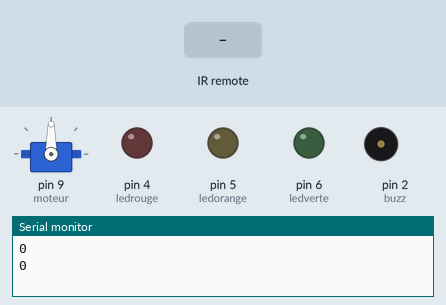
Simulated run of this sketch. Board: Arduino Uno, built with avr-gcc and run on an emulated ATmega328P. Shown: servo, output pins drawn as LEDs (lit = HIGH), buzzer (waves = sounding, pin HIGH), the last lines printed to the serial monitor. Inputs (shaded band) come from the test bench.

Above: at 1.8 s.
1.9 s: infrared code 0xFF30CF received
At 2.8 s:
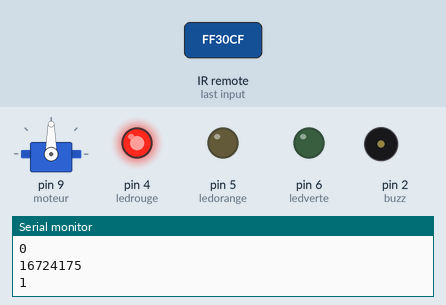
At 8.8 s:
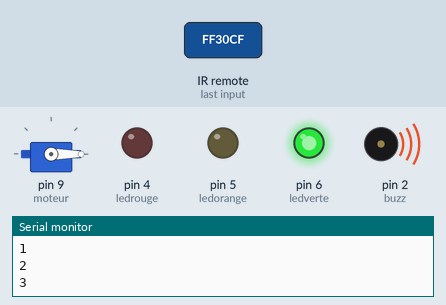
9.5 s: infrared code 0xFF30CF received
At 13.1 s:
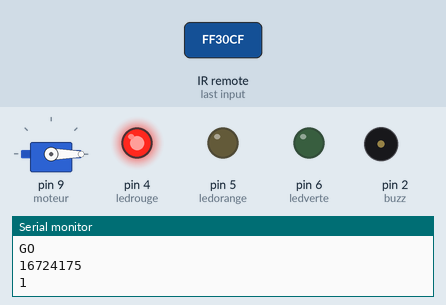
Timing chart, 0 to 23.1 s (numbered marks = the images above; inputs shaded):
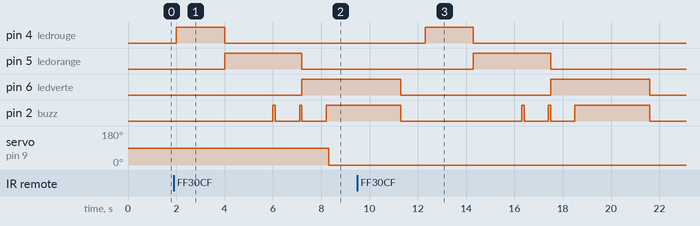

Measured:
- after the input at 1.9 s, pin 4 (ledrouge): LOW → HIGH after 0.10 s, → LOW 2.0 s later; pin 5 (ledorange): LOW → HIGH after 2.1 s, → LOW 3.2 s later; pin 6 (ledverte): LOW → HIGH after 5.3 s; pin 2 (buzz): alternates HIGH for 0.10 s and LOW for 1.0 s, starting after 4.1 s; servo on pin 9 (moteur): 90° → 0° after 6.4 s
- after the input at 9.5 s, pin 4 (ledrouge): LOW → HIGH after 2.8 s, → LOW 2.0 s later; pin 5 (ledorange): LOW → HIGH after 4.8 s, → LOW 3.2 s later

The sketch:

rampebmk2.ino
```cpp
#include <IRremote.h>
#include <Servo.h>

int ledrouge = 4 ;
int moteur = 9 ;
int ledorange = 5 ;
int ledverte = 6 ;
int buzz = 2 ;

int RECV_PIN = 7;
IRrecv irrecv(RECV_PIN);
decode_results results;

Servo myservo;


void setup() {

  myservo.attach(moteur);
  pinMode(ledrouge, OUTPUT);
  pinMode(ledorange, OUTPUT);
  pinMode(ledverte, OUTPUT);
  pinMode(buzz, OUTPUT);
  irrecv.enableIRIn();
  Serial.begin(9600);
  myservo.write(90);

}

void loop() {
  irrecv.decode(&results);
  Serial.println(results.value);
    if (results.value == 0xFF30CF){
        Serial.println("1");
        rebour();
      }
  irrecv.resume();
  results.value = 0;
  delay (1000);
}

void rebour () {
    digitalWrite(ledrouge, HIGH);
    delay (2000);
    digitalWrite(ledrouge, LOW);

    digitalWrite(ledorange, HIGH);
    delay (2000);
    digitalWrite(buzz, HIGH);
    delay (100);
    digitalWrite(ledorange, LOW);
    digitalWrite(buzz, LOW);
    Serial.println("2");

    digitalWrite(ledorange, HIGH);
    delay (1000);
    digitalWrite(buzz, HIGH);
    delay (100);
    digitalWrite(ledorange, LOW);
    digitalWrite(buzz, LOW);
    Serial.println("3");

    digitalWrite(ledverte, HIGH);
    delay (1000);
    digitalWrite(buzz, HIGH);
    delay (100);
    myservo.write(0);
    delay (3000);
    digitalWrite(ledverte, LOW);
    digitalWrite(buzz, LOW);
    Serial.println("GO");

}
```
